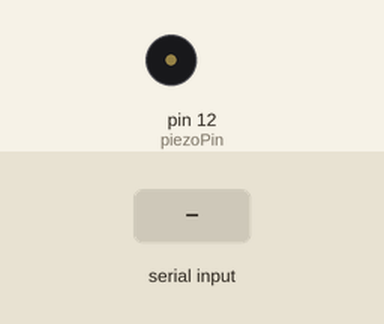
Simulated run of this sketch. Board: Arduino Uno, built with avr-gcc and run on an emulated ATmega328P. Shown: buzzer (waves = sounding). The inputs (shaded band) are chosen by the test bench.

Above: at 1.2 s.
1.3 s: "1" received over Serial
At 1.6 s:
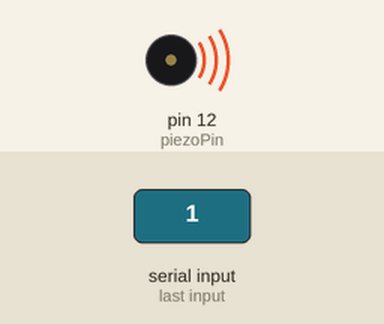
Timing chart, 0 to 4.3 s (numbered marks = the images above; inputs shaded):
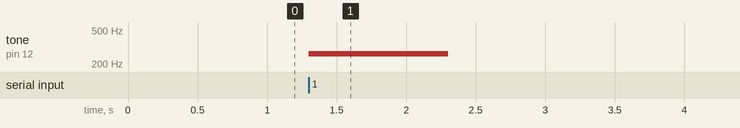

The sketch:

04_Piano.ino
```cpp
int incomingByte = 0;

int piezoPin = 12;

int Do = 262;

int re = 294;

int mi = 330;

int pa = 349;

int sol = 392;

int ra = 440;

int si = 494;

int doo = 523;


void setup() {

  Serial.begin(9600);

  pinMode(piezoPin, OUTPUT);


}


void loop() {

 if(Serial.available() > 0){


  incomingByte = Serial.read();


  if (incomingByte == '1')

  {

    tone(piezoPin,Do,1000);

  }


  if (incomingByte == '2')

  {

    tone(piezoPin,re,1000);

  }

  if (incomingByte == '3')

  {

    tone(piezoPin,mi,1000);

  }

   if (incomingByte == '4')

  {

    tone(piezoPin,pa,1000);

  }

   if (incomingByte == '5')

  {

    tone(piezoPin,sol,1000);

  }

    if (incomingByte == '6')

  {

    tone(piezoPin,ra,1000);

  }

    if (incomingByte == '7')

  {

    tone(piezoPin,si,1000);

  }

   if (incomingByte == '8')

  {

    tone(piezoPin,doo,1000);

  }

   if (incomingByte == '0')

  {

    noTone(piezoPin);

  }

 }

}
```

Measured:
- after the input at 1.3 s, tone on pin 12 (piezoPin): silent → 262 Hz at once, → silent 1.0 s later
